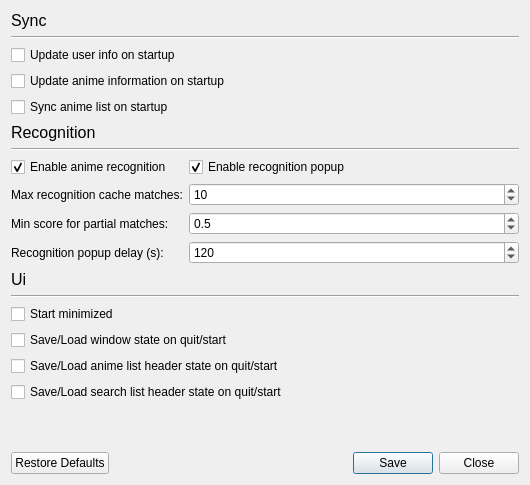
<?xml version="1.0" encoding="UTF-8"?>
<ui version="4.0">
 <class>SettingsDialog</class>
 <widget class="QDialog" name="SettingsDialog">
  <property name="geometry">
   <rect>
    <x>0</x>
    <y>0</y>
    <width>530</width>
    <height>485</height>
   </rect>
  </property>
  <property name="minimumSize">
   <size>
    <width>530</width>
    <height>485</height>
   </size>
  </property>
  <property name="maximumSize">
   <size>
    <width>530</width>
    <height>485</height>
   </size>
  </property>
  <property name="focusPolicy">
   <enum>Qt::FocusPolicy::ClickFocus</enum>
  </property>
  <property name="windowTitle">
   <string>Dialog</string>
  </property>
  <layout class="QVBoxLayout" name="verticalLayout">
   <item>
    <widget class="QLabel" name="label">
     <property name="font">
      <font>
       <pointsize>12</pointsize>
      </font>
     </property>
     <property name="text">
      <string>Sync</string>
     </property>
    </widget>
   </item>
   <item>
    <widget class="Line" name="line">
     <property name="orientation">
      <enum>Qt::Orientation::Horizontal</enum>
     </property>
    </widget>
   </item>
   <item>
    <widget class="QCheckBox" name="checkBoxUpdateUserInfo">
     <property name="focusPolicy">
      <enum>Qt::FocusPolicy::ClickFocus</enum>
     </property>
     <property name="text">
      <string>Update user info on startup</string>
     </property>
    </widget>
   </item>
   <item>
    <widget class="QCheckBox" name="checkBoxUpdateAnimeInfo">
     <property name="focusPolicy">
      <enum>Qt::FocusPolicy::ClickFocus</enum>
     </property>
     <property name="text">
      <string>Update anime information on startup</string>
     </property>
    </widget>
   </item>
   <item>
    <widget class="QCheckBox" name="checkBoxSyncAnime">
     <property name="focusPolicy">
      <enum>Qt::FocusPolicy::ClickFocus</enum>
     </property>
     <property name="text">
      <string>Sync anime list on startup</string>
     </property>
    </widget>
   </item>
   <item>
    <widget class="QLabel" name="label_2">
     <property name="font">
      <font>
       <pointsize>12</pointsize>
      </font>
     </property>
     <property name="text">
      <string>Recognition</string>
     </property>
    </widget>
   </item>
   <item>
    <widget class="Line" name="line_2">
     <property name="orientation">
      <enum>Qt::Orientation::Horizontal</enum>
     </property>
    </widget>
   </item>
   <item>
    <layout class="QFormLayout" name="formLayout">
     <item row="0" column="0">
      <widget class="QCheckBox" name="checkBoxEnableRecognition">
       <property name="focusPolicy">
        <enum>Qt::FocusPolicy::ClickFocus</enum>
       </property>
       <property name="text">
        <string>Enable anime recognition</string>
       </property>
       <property name="checked">
        <bool>true</bool>
       </property>
      </widget>
     </item>
     <item row="1" column="0">
      <widget class="QLabel" name="label_3">
       <property name="text">
        <string>Max recognition cache matches:</string>
       </property>
      </widget>
     </item>
     <item row="1" column="1">
      <widget class="QSpinBox" name="spinBoxMaxMatches">
       <property name="minimum">
        <number>1</number>
       </property>
       <property name="maximum">
        <number>50</number>
       </property>
       <property name="value">
        <number>10</number>
       </property>
      </widget>
     </item>
     <item row="2" column="0">
      <widget class="QLabel" name="label_4">
       <property name="text">
        <string>Min score for partial matches:</string>
       </property>
      </widget>
     </item>
     <item row="2" column="1">
      <widget class="QDoubleSpinBox" name="doubleSpinBoxMatchScore">
       <property name="decimals">
        <number>1</number>
       </property>
       <property name="minimum">
        <double>0.100000000000000</double>
       </property>
       <property name="maximum">
        <double>1.000000000000000</double>
       </property>
       <property name="singleStep">
        <double>0.100000000000000</double>
       </property>
       <property name="value">
        <double>0.500000000000000</double>
       </property>
      </widget>
     </item>
     <item row="3" column="0">
      <widget class="QLabel" name="label_5">
       <property name="text">
        <string>Recognition popup delay (s):</string>
       </property>
      </widget>
     </item>
     <item row="3" column="1">
      <widget class="QSpinBox" name="spinBoxPopupTimerDelay">
       <property name="minimum">
        <number>1</number>
       </property>
       <property name="maximum">
        <number>600</number>
       </property>
       <property name="value">
        <number>120</number>
       </property>
      </widget>
     </item>
     <item row="0" column="1">
      <widget class="QCheckBox" name="checkBoxEnableRecognitionPopup">
       <property name="focusPolicy">
        <enum>Qt::FocusPolicy::ClickFocus</enum>
       </property>
       <property name="text">
        <string>Enable recognition popup</string>
       </property>
       <property name="checked">
        <bool>true</bool>
       </property>
      </widget>
     </item>
    </layout>
   </item>
   <item>
    <widget class="QLabel" name="label_6">
     <property name="font">
      <font>
       <pointsize>12</pointsize>
      </font>
     </property>
     <property name="text">
      <string>Ui</string>
     </property>
    </widget>
   </item>
   <item>
    <widget class="Line" name="line_3">
     <property name="orientation">
      <enum>Qt::Orientation::Horizontal</enum>
     </property>
    </widget>
   </item>
   <item>
    <widget class="QCheckBox" name="checkBoxStartMinimized">
     <property name="text">
      <string>Start minimized</string>
     </property>
    </widget>
   </item>
   <item>
    <widget class="QCheckBox" name="checkBoxSaveWindowState">
     <property name="text">
      <string>Save/Load window state on quit/start</string>
     </property>
    </widget>
   </item>
   <item>
    <widget class="QCheckBox" name="checkBoxSaveAnimeHeaderState">
     <property name="focusPolicy">
      <enum>Qt::FocusPolicy::ClickFocus</enum>
     </property>
     <property name="text">
      <string>Save/Load anime list header state on quit/start</string>
     </property>
    </widget>
   </item>
   <item>
    <widget class="QCheckBox" name="checkBoxSaveSearchHeaderState">
     <property name="focusPolicy">
      <enum>Qt::FocusPolicy::ClickFocus</enum>
     </property>
     <property name="text">
      <string>Save/Load search list header state on quit/start</string>
     </property>
    </widget>
   </item>
   <item>
    <spacer name="verticalSpacer">
     <property name="orientation">
      <enum>Qt::Orientation::Vertical</enum>
     </property>
     <property name="sizeHint" stdset="0">
      <size>
       <width>20</width>
       <height>40</height>
      </size>
     </property>
    </spacer>
   </item>
   <item>
    <widget class="QDialogButtonBox" name="buttonBox">
     <property name="orientation">
      <enum>Qt::Orientation::Horizontal</enum>
     </property>
     <property name="standardButtons">
      <set>QDialogButtonBox::StandardButton::Close|QDialogButtonBox::StandardButton::RestoreDefaults|QDialogButtonBox::StandardButton::Save</set>
     </property>
    </widget>
   </item>
  </layout>
 </widget>
 <resources/>
 <connections>
  <connection>
   <sender>buttonBox</sender>
   <signal>accepted()</signal>
   <receiver>SettingsDialog</receiver>
   <slot>accept()</slot>
   <hints>
    <hint type="sourcelabel">
     <x>248</x>
     <y>254</y>
    </hint>
    <hint type="destinationlabel">
     <x>157</x>
     <y>274</y>
    </hint>
   </hints>
  </connection>
  <connection>
   <sender>buttonBox</sender>
   <signal>rejected()</signal>
   <receiver>SettingsDialog</receiver>
   <slot>reject()</slot>
   <hints>
    <hint type="sourcelabel">
     <x>316</x>
     <y>260</y>
    </hint>
    <hint type="destinationlabel">
     <x>286</x>
     <y>274</y>
    </hint>
   </hints>
  </connection>
 </connections>
</ui>
